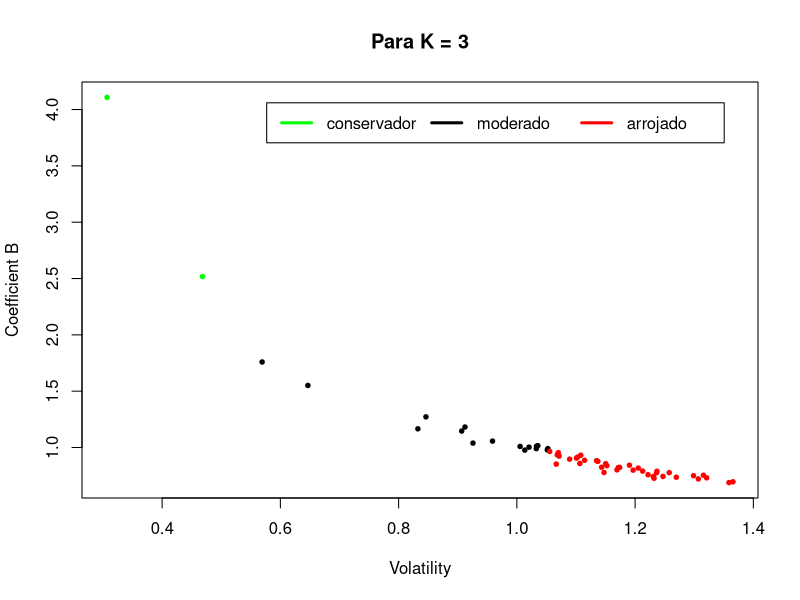
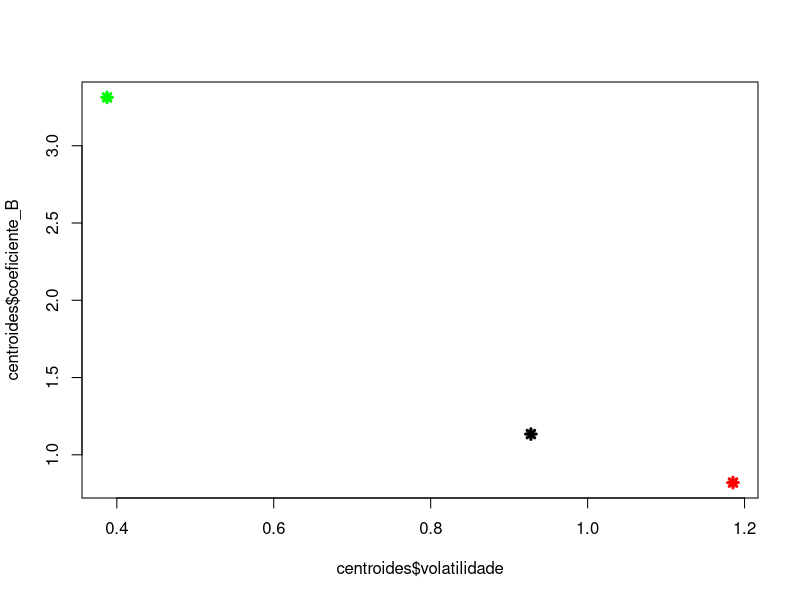

These figures' R source, in order: (Note: this script raises an error after producing the figures.)
dados = read.table("calculo_b_volatilidade.csv",sep=",",head=T)

# retorna_cluster = function(dados,k){
#   dados = eixo_x_y
k = 3
#   dados = subset(eixo_x_y,eixo_x_y$tempo==semestre)
iter = 45
agrupamento = dados[,c("coeficiente_B","volatilidade")]
#     dados[,1] = log(dados[,1])
#     dados[,2] = log(dados[,2])

km = kmeans (x = agrupamento, centers = k, iter.max = iter)
agrupamento$cluster = km$cluster
grupos = unique(km$cluster)
#   print(grupos)
dados$cluster = agrupamento$cluster
dados$risco_b = ""
dados$risco_b[dados$cluster == grupos[1]] = "moderado"
dados$risco_b[dados$cluster == grupos[2]] = "arrojado"
dados$risco_b[dados$cluster == grupos[3]] = "conservador"

dados$cor = ""
#   dados$cor[dados$cluster == grupos[1]] = "black"
#   dados$cor[dados$cluster == grupos[2]] = "green"
#   dados$cor[dados$cluster == grupos[3]] = "red"
dados$cor[dados$cluster == grupos[1]] = "black"
dados$cor[dados$cluster == grupos[2]] = "red"
dados$cor[dados$cluster == grupos[3]] = "green"


#   cor = c()
#   #   dados$cor[dados$cluster == grupos[1]] = "black"
#   #   dados$cor[dados$cluster == grupos[2]] = "green"
#   #   dados$cor[dados$cluster == grupos[3]] = "red"
#   cor[dados$cluster == grupos[1]] = "red"
#   cor[dados$cluster == grupos[2]] = "black"
#   cor[dados$cluster == grupos[3]] = "green"
#   head(dados)
#   cluster_ordem = unique( km$cluster)
legenda = c("conservador","moderado","arrojado")
plot(main= paste("Para K = ",k,sep =""),agrupamento$coeficiente_B~agrupamento$volatilidade,xlab="Volatility",ylab="Coefficient B", col = dados$cor,pch = 20, cex = 0.9)
#   points(km$centers[,1]~km$centers[,2],col=4, pch = 8,lwd=2)
legend("topright", inset=.05,legenda , lwd= 3,col =c("green","black","red") , horiz=TRUE)
# points(km$centers,col=1:k, pch = 8,lwd=3)

#   agrupamento = agrupamento[order(agrupamento$cluster),]

# dados
#   return(dados)
names(dados)
# centroides = cbind(km$centers,data.frame(risco = c("conservador","moderado","arrojado")))
centroides = as.data.frame(km$centers)
centroides = centroides[order(centroides$volatilidade,decreasing=T),]
centroides = cbind(centroides,data.frame(risco = c("arrojado","moderado","conservador")))
centroides$cor = ""
#   dados$cor[dados$cluster == grupos[1]] = "black"
#   dados$cor[dados$cluster == grupos[2]] = "green"
#   dados$cor[dados$cluster == grupos[3]] = "red"
centroides$cor[centroides$risco == "conservador"] = "green"
centroides$cor[centroides$risco == "moderado"] = "black"
centroides$cor[centroides$risco == "arrojado"] = "red"

plot( centroides$coeficiente_B~centroides$volatilidade,col=centroides$cor, pch = 8,lwd=3)
# return(km$centers)
# }
# eixo_x_y_sem_outlier = eixo_x_y[eixo_x_y$coeficiente_B<3,]
# agrupamento_dados = retorna_cluster(dados,3)
# outlier = eixo_x_y[eixo_x_y$coeficiente_B>3,]
# outlier$cor = "green"
# outlier$cluster = unique(agrupamento_dados$cluster[agrupamento_dados$risco_b=="conservador"])
# outlier$risco_b = "conservador"
# agrupamento_dados = rbind( agrupamento_dados,outlier)
# head(agrupamento_dados)
# legenda = c("conservador","moderado","arrojado")
# plot(main= paste("Para K = ",3,sep =""),agrupamento_dados$coeficiente_B~agrupamento_dados$volatilidade,xlab="Volatility",ylab="Coefficient B", col = agrupamento_dados$cor,pch = 20, cex = 0.9)
# #   points(km$centers[,1]~km$centers[,2],col=4, pch = 8,lwd=2)
# legend("topright", inset=.05,legenda , lwd= 3,col =c("green","black","red") , horiz=TRUE)



treino = subset(dados,dados$tempo< 2014)
teste = subset(dados,dados$tempo == 2014)
plot(retorna_cluster(treino,3))
pontos_novos = data.frame(volatilidade = c(0.9,1.1),coeficiente_B = c(1.50,0.8))
points(pontos_novos,col="violet")

novos_pontos_classificados = data.frame()
ponto_estudado = 1# indices de todos os pontos
ponto_centroide = 1:3 # os 3 possiveis centroides dos riscos
distancia = sqrt((pontos_novos$volatilidade[ponto_estudado] - centroides$volatilidade[ponto_centroide])^2 + (pontos_novos$coeficiente_B[ponto_estudado] - centroides$coeficiente_B[ponto_centroide])^2)
todas_distancias = data.frame(distancias = distancia,risco =centroides$risco)
menor_distancia = which.min(todas_distancias$distancias)
risco = as.character(todas_distancias$risco[menor_distancia])
novos_pontos_classificados = rbind(novos_pontos_classificados,cbind(pontos_novos[ponto_estudado,],risco))

novos_pontos_classificados = data.frame(pontos_novos$volatilidade)

novos_pontos_classificados$cor = ""
#   dados$cor[dados$cluster == grupos[1]] = "black"
#   dados$cor[dados$cluster == grupos[2]] = "green"
#   dados$cor[dados$cluster == grupos[3]] = "red"
novos_pontos_classificados$cor[novos_pontos_classificados$risco == "moderado"] = "black"
novos_pontos_classificados$cor[novos_pontos_classificados$risco == "arrojado"] = "red"
novos_pontos_classificados$cor[novos_pontos_classificados$risco == "conservador"] = "green"

points(novos_pontos_classificados$volatilidade,novos_pontos_classificados$coeficiente_B,col=novos_pontos_classificados$cor, pch = 8,lwd=2)
# aggregate(dados$a,list(dados$tempo),FUN=length)



# distancia = sqrt((pontos_novos$Sepal.Length[ponto_estudado] - pontos$Sepal.Length[ponto_vizinho])^2 + (pontos_novos$Sepal.Width[ponto_estudado] - pontos$Sepal.Width[ponto_vizinho])^2)
